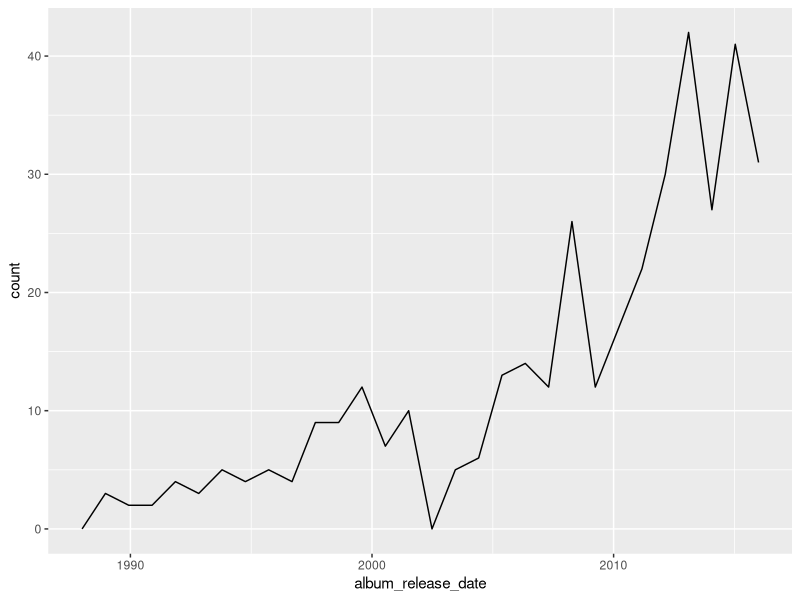

This chart was generated by the following R code:
library(tidyverse)


candidates_in_hiphop <- read_csv("genius_hip_hop_lyrics_csv.csv")


mentions <- ggplot(candidates_in_hiphop) + geom_bar(aes(x = candidate, fill = candidate)) + 
  ylab("Number of Time Mentioned")


positive_sentiment <- subset(candidates_in_hiphop, sentiment == "positive")


positive_mentions <- ggplot(positive_sentiment) + geom_bar(aes(x = candidate, fill = candidate)) + 
  ylab("Number of times mentioned positively")


ggplot(candidates_in_hiphop) + geom_freqpoly(aes(x = album_release_date)) + xlim(1988,2016)


trump_only <- subset(candidates_in_hiphop, candidate == "donald trump")


trump_sentiment <- ggplot(trump_only) + geom_bar(aes(x = sentiment, fill = theme)) + 
  xlab("Sentiment of Donald Trump in a Hip Hop Song") + ylab("Number of Songs")

trump_theme <- ggplot(trump_only) + geom_bar(aes(x = theme, fill = sentiment)) + 
  xlab("Context of which Donald Trump is talked about") + ylab("Number of Songs")


trump_positive <- subset(trump_only, sentiment == "positive")


trump_negative <- subset(trump_only, sentiment == "negative")


trump_neutral <- subset(trump_only, sentiment == "neutral")


trump_sentiment_time <- ggplot() + 
  geom_smooth(data = trump_positive, aes(x = album_release_date, y = ..count..), stat = "bin", color = "green") +
  geom_smooth(data = trump_neutral, aes(x = album_release_date, y = ..count..), stat = "bin", color = "black") + 
  geom_smooth(data = trump_negative, aes(x = album_release_date, y = ..count..), stat = "bin", color = "red") + 
  xlab("Year") + ylab("Number of Trump Mentions") 


trump_money <- subset(trump_only, theme == "money")


trump_politics <- subset(trump_only, theme == "political")


trump_theme_time <- ggplot() + 
  geom_smooth(data = trump_money, aes(x = album_release_date, y = ..count..), stat = "bin", color = "green") +
  geom_smooth(data = trump_politics, aes(x = album_release_date, y = ..count..), stat = "bin", color = "red") + 
  xlab("Year") + ylab("Number of Trump mentions")
